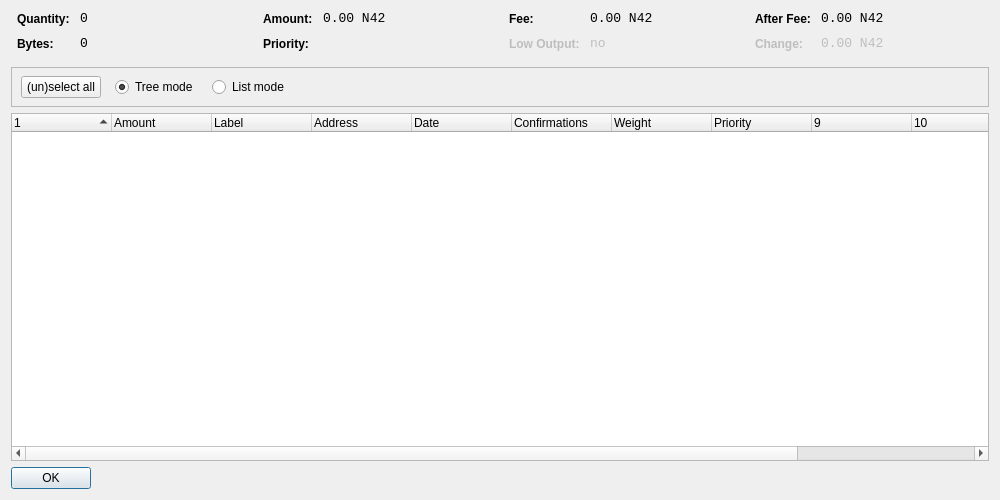
<?xml version="1.0" encoding="UTF-8"?>
<ui version="4.0">
 <class>CoinControlDialog</class>
 <widget class="QWidget" name="CoinControlDialog">
  <property name="geometry">
   <rect>
    <x>0</x>
    <y>0</y>
    <width>1000</width>
    <height>500</height>
   </rect>
  </property>
  <property name="windowTitle">
   <string>Coin Control</string>
  </property>
  <layout class="QVBoxLayout" name="verticalLayout">
   <item>
    <layout class="QHBoxLayout" name="horizontalLayoutTop" stretch="0,0,0,0">
     <property name="topMargin">
      <number>0</number>
     </property>
     <property name="bottomMargin">
      <number>10</number>
     </property>
     <item>
      <layout class="QFormLayout" name="formLayoutCoinControl1">
       <property name="horizontalSpacing">
        <number>10</number>
       </property>
       <property name="verticalSpacing">
        <number>10</number>
       </property>
       <property name="leftMargin">
        <number>6</number>
       </property>
       <property name="rightMargin">
        <number>6</number>
       </property>
       <item row="0" column="0">
        <widget class="QLabel" name="labelCoinControlQuantityText">
         <property name="styleSheet">
          <string notr="true">font-weight:bold;</string>
         </property>
         <property name="text">
          <string>Quantity:</string>
         </property>
        </widget>
       </item>
       <item row="0" column="1">
        <widget class="QLabel" name="labelCoinControlQuantity">
         <property name="font">
          <font>
           <family>Monospace</family>
           <pointsize>10</pointsize>
          </font>
         </property>
         <property name="cursor">
          <cursorShape>IBeamCursor</cursorShape>
         </property>
         <property name="contextMenuPolicy">
          <enum>Qt::ActionsContextMenu</enum>
         </property>
         <property name="text">
          <string notr="true">0</string>
         </property>
         <property name="textInteractionFlags">
          <set>Qt::LinksAccessibleByMouse|Qt::TextSelectableByKeyboard|Qt::TextSelectableByMouse</set>
         </property>
        </widget>
       </item>
       <item row="1" column="0">
        <widget class="QLabel" name="labelCoinControlBytesText">
         <property name="styleSheet">
          <string notr="true">font-weight:bold;</string>
         </property>
         <property name="text">
          <string>Bytes:</string>
         </property>
        </widget>
       </item>
       <item row="1" column="1">
        <widget class="QLabel" name="labelCoinControlBytes">
         <property name="font">
          <font>
           <family>Monospace</family>
           <pointsize>10</pointsize>
          </font>
         </property>
         <property name="cursor">
          <cursorShape>IBeamCursor</cursorShape>
         </property>
         <property name="contextMenuPolicy">
          <enum>Qt::ActionsContextMenu</enum>
         </property>
         <property name="text">
          <string notr="true">0</string>
         </property>
         <property name="textInteractionFlags">
          <set>Qt::LinksAccessibleByMouse|Qt::TextSelectableByKeyboard|Qt::TextSelectableByMouse</set>
         </property>
        </widget>
       </item>
      </layout>
     </item>
     <item>
      <layout class="QFormLayout" name="formLayoutCoinControl2">
       <property name="horizontalSpacing">
        <number>10</number>
       </property>
       <property name="verticalSpacing">
        <number>10</number>
       </property>
       <property name="leftMargin">
        <number>6</number>
       </property>
       <property name="rightMargin">
        <number>6</number>
       </property>
       <item row="0" column="0">
        <widget class="QLabel" name="labelCoinControlAmountText">
         <property name="styleSheet">
          <string notr="true">font-weight:bold;</string>
         </property>
         <property name="text">
          <string>Amount:</string>
         </property>
        </widget>
       </item>
       <item row="0" column="1">
        <widget class="QLabel" name="labelCoinControlAmount">
         <property name="font">
          <font>
           <family>Monospace</family>
           <pointsize>10</pointsize>
          </font>
         </property>
         <property name="cursor">
          <cursorShape>IBeamCursor</cursorShape>
         </property>
         <property name="contextMenuPolicy">
          <enum>Qt::ActionsContextMenu</enum>
         </property>
         <property name="text">
          <string notr="true">0.00 N42</string>
         </property>
         <property name="textInteractionFlags">
          <set>Qt::LinksAccessibleByMouse|Qt::TextSelectableByKeyboard|Qt::TextSelectableByMouse</set>
         </property>
        </widget>
       </item>
       <item row="1" column="0">
        <widget class="QLabel" name="labelCoinControlPriorityText">
         <property name="styleSheet">
          <string notr="true">font-weight:bold;</string>
         </property>
         <property name="text">
          <string>Priority:</string>
         </property>
        </widget>
       </item>
       <item row="1" column="1">
        <widget class="QLabel" name="labelCoinControlPriority">
         <property name="font">
          <font>
           <family>Monospace</family>
           <pointsize>10</pointsize>
          </font>
         </property>
         <property name="cursor">
          <cursorShape>IBeamCursor</cursorShape>
         </property>
         <property name="contextMenuPolicy">
          <enum>Qt::ActionsContextMenu</enum>
         </property>
         <property name="text">
          <string/>
         </property>
         <property name="textInteractionFlags">
          <set>Qt::LinksAccessibleByMouse|Qt::TextSelectableByKeyboard|Qt::TextSelectableByMouse</set>
         </property>
        </widget>
       </item>
      </layout>
     </item>
     <item>
      <layout class="QFormLayout" name="formLayoutCoinControl3">
       <property name="horizontalSpacing">
        <number>10</number>
       </property>
       <property name="verticalSpacing">
        <number>10</number>
       </property>
       <property name="leftMargin">
        <number>6</number>
       </property>
       <property name="rightMargin">
        <number>6</number>
       </property>
       <item row="0" column="0">
        <widget class="QLabel" name="labelCoinControlFeeText">
         <property name="styleSheet">
          <string notr="true">font-weight:bold;</string>
         </property>
         <property name="text">
          <string>Fee:</string>
         </property>
        </widget>
       </item>
       <item row="0" column="1">
        <widget class="QLabel" name="labelCoinControlFee">
         <property name="font">
          <font>
           <family>Monospace</family>
           <pointsize>10</pointsize>
          </font>
         </property>
         <property name="cursor">
          <cursorShape>IBeamCursor</cursorShape>
         </property>
         <property name="contextMenuPolicy">
          <enum>Qt::ActionsContextMenu</enum>
         </property>
         <property name="text">
          <string notr="true">0.00 N42</string>
         </property>
         <property name="textInteractionFlags">
          <set>Qt::LinksAccessibleByMouse|Qt::TextSelectableByKeyboard|Qt::TextSelectableByMouse</set>
         </property>
        </widget>
       </item>
       <item row="1" column="0">
        <widget class="QLabel" name="labelCoinControlLowOutputText">
         <property name="enabled">
          <bool>false</bool>
         </property>
         <property name="styleSheet">
          <string notr="true">font-weight:bold;</string>
         </property>
         <property name="text">
          <string>Low Output:</string>
         </property>
        </widget>
       </item>
       <item row="1" column="1">
        <widget class="QLabel" name="labelCoinControlLowOutput">
         <property name="enabled">
          <bool>false</bool>
         </property>
         <property name="font">
          <font>
           <family>Monospace</family>
           <pointsize>10</pointsize>
          </font>
         </property>
         <property name="cursor">
          <cursorShape>IBeamCursor</cursorShape>
         </property>
         <property name="contextMenuPolicy">
          <enum>Qt::ActionsContextMenu</enum>
         </property>
         <property name="text">
          <string>no</string>
         </property>
         <property name="textInteractionFlags">
          <set>Qt::LinksAccessibleByMouse|Qt::TextSelectableByKeyboard|Qt::TextSelectableByMouse</set>
         </property>
        </widget>
       </item>
      </layout>
     </item>
     <item>
      <layout class="QFormLayout" name="formLayoutCoinControl4">
       <property name="horizontalSpacing">
        <number>10</number>
       </property>
       <property name="verticalSpacing">
        <number>10</number>
       </property>
       <property name="leftMargin">
        <number>6</number>
       </property>
       <property name="rightMargin">
        <number>6</number>
       </property>
       <item row="0" column="0">
        <widget class="QLabel" name="labelCoinControlAfterFeeText">
         <property name="styleSheet">
          <string notr="true">font-weight:bold;</string>
         </property>
         <property name="text">
          <string>After Fee:</string>
         </property>
        </widget>
       </item>
       <item row="0" column="1">
        <widget class="QLabel" name="labelCoinControlAfterFee">
         <property name="font">
          <font>
           <family>Monospace</family>
           <pointsize>10</pointsize>
          </font>
         </property>
         <property name="cursor">
          <cursorShape>IBeamCursor</cursorShape>
         </property>
         <property name="contextMenuPolicy">
          <enum>Qt::ActionsContextMenu</enum>
         </property>
         <property name="text">
          <string notr="true">0.00 N42</string>
         </property>
         <property name="textInteractionFlags">
          <set>Qt::LinksAccessibleByMouse|Qt::TextSelectableByKeyboard|Qt::TextSelectableByMouse</set>
         </property>
        </widget>
       </item>
       <item row="1" column="0">
        <widget class="QLabel" name="labelCoinControlChangeText">
         <property name="enabled">
          <bool>false</bool>
         </property>
         <property name="styleSheet">
          <string notr="true">font-weight:bold;</string>
         </property>
         <property name="text">
          <string>Change:</string>
         </property>
        </widget>
       </item>
       <item row="1" column="1">
        <widget class="QLabel" name="labelCoinControlChange">
         <property name="enabled">
          <bool>false</bool>
         </property>
         <property name="font">
          <font>
           <family>Monospace</family>
           <pointsize>10</pointsize>
          </font>
         </property>
         <property name="cursor">
          <cursorShape>IBeamCursor</cursorShape>
         </property>
         <property name="contextMenuPolicy">
          <enum>Qt::ActionsContextMenu</enum>
         </property>
         <property name="text">
          <string notr="true">0.00 N42</string>
         </property>
         <property name="textInteractionFlags">
          <set>Qt::LinksAccessibleByMouse|Qt::TextSelectableByKeyboard|Qt::TextSelectableByMouse</set>
         </property>
        </widget>
       </item>
      </layout>
     </item>
    </layout>
   </item>
   <item>
    <widget class="QFrame" name="frame">
     <property name="minimumSize">
      <size>
       <width>0</width>
       <height>40</height>
      </size>
     </property>
     <property name="frameShape">
      <enum>QFrame::StyledPanel</enum>
     </property>
     <property name="frameShadow">
      <enum>QFrame::Sunken</enum>
     </property>
     <widget class="QWidget" name="horizontalLayoutWidget">
      <property name="geometry">
       <rect>
        <x>10</x>
        <y>0</y>
        <width>781</width>
        <height>41</height>
       </rect>
      </property>
      <layout class="QHBoxLayout" name="horizontalLayoutPanel" stretch="0,0,0,0">
       <property name="spacing">
        <number>14</number>
       </property>
       <item>
        <widget class="QPushButton" name="pushButtonSelectAll">
         <property name="sizePolicy">
          <sizepolicy hsizetype="Maximum" vsizetype="Fixed">
           <horstretch>0</horstretch>
           <verstretch>0</verstretch>
          </sizepolicy>
         </property>
         <property name="text">
          <string>(un)select all</string>
         </property>
        </widget>
       </item>
       <item>
        <widget class="QRadioButton" name="radioTreeMode">
         <property name="sizePolicy">
          <sizepolicy hsizetype="Maximum" vsizetype="Fixed">
           <horstretch>0</horstretch>
           <verstretch>0</verstretch>
          </sizepolicy>
         </property>
         <property name="text">
          <string>Tree mode</string>
         </property>
         <property name="checked">
          <bool>true</bool>
         </property>
        </widget>
       </item>
       <item>
        <widget class="QRadioButton" name="radioListMode">
         <property name="sizePolicy">
          <sizepolicy hsizetype="Maximum" vsizetype="Fixed">
           <horstretch>0</horstretch>
           <verstretch>0</verstretch>
          </sizepolicy>
         </property>
         <property name="text">
          <string>List mode</string>
         </property>
        </widget>
       </item>
       <item>
        <spacer name="horizontalSpacer">
         <property name="orientation">
          <enum>Qt::Horizontal</enum>
         </property>
         <property name="sizeHint" stdset="0">
          <size>
           <width>40</width>
           <height>20</height>
          </size>
         </property>
        </spacer>
       </item>
      </layout>
     </widget>
    </widget>
   </item>
   <item>
    <widget class="CoinControlTreeWidget" name="treeWidget">
     <property name="contextMenuPolicy">
      <enum>Qt::CustomContextMenu</enum>
     </property>
     <property name="sortingEnabled">
      <bool>false</bool>
     </property>
     <property name="columnCount">
      <number>12</number>
     </property>
     <attribute name="headerShowSortIndicator" stdset="0">
      <bool>true</bool>
     </attribute>
     <attribute name="headerStretchLastSection">
      <bool>false</bool>
     </attribute>
     <column>
      <property name="text">
       <string/>
      </property>
     </column>
     <column>
      <property name="text">
       <string>Amount</string>
      </property>
     </column>
     <column>
      <property name="text">
       <string>Label</string>
      </property>
     </column>
     <column>
      <property name="text">
       <string>Address</string>
      </property>
     </column>
     <column>
      <property name="text">
       <string>Date</string>
      </property>
     </column>
     <column>
      <property name="text">
       <string>Confirmations</string>
      </property>
      <property name="toolTip">
       <string>Confirmed</string>
      </property>
     </column>
     <column>
      <property name="text">
       <string>Weight</string>
      </property>
     </column>
     <column>
      <property name="text">
       <string>Priority</string>
      </property>
     </column>
     <column>
      <property name="text">
       <string/>
      </property>
     </column>
     <column>
      <property name="text">
       <string/>
      </property>
     </column>
     <column>
      <property name="text">
       <string/>
      </property>
     </column>
     <column>
      <property name="text">
       <string/>
      </property>
     </column>
    </widget>
   </item>
   <item>
    <widget class="QDialogButtonBox" name="buttonBox">
     <property name="sizePolicy">
      <sizepolicy hsizetype="Maximum" vsizetype="Fixed">
       <horstretch>0</horstretch>
       <verstretch>0</verstretch>
      </sizepolicy>
     </property>
     <property name="orientation">
      <enum>Qt::Horizontal</enum>
     </property>
     <property name="standardButtons">
      <set>QDialogButtonBox::Ok</set>
     </property>
    </widget>
   </item>
  </layout>
 </widget>
 <customwidgets>
  <customwidget>
   <class>CoinControlTreeWidget</class>
   <extends>QTreeWidget</extends>
   <header>coincontroltreewidget.h</header>
  </customwidget>
 </customwidgets>
 <resources/>
 <connections/>
</ui>
